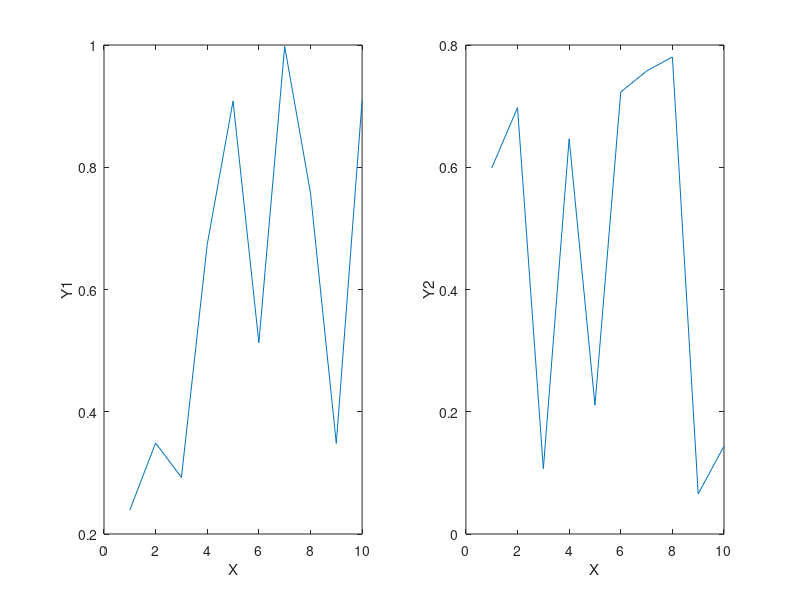
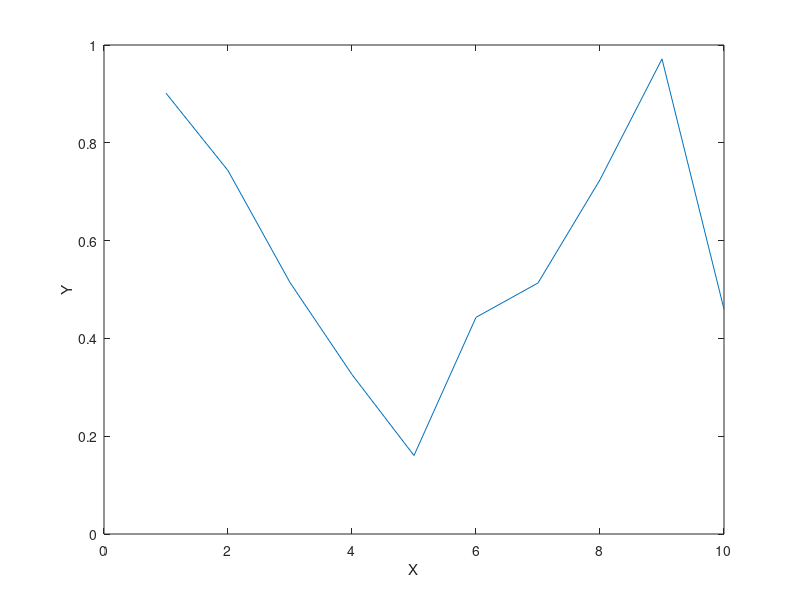
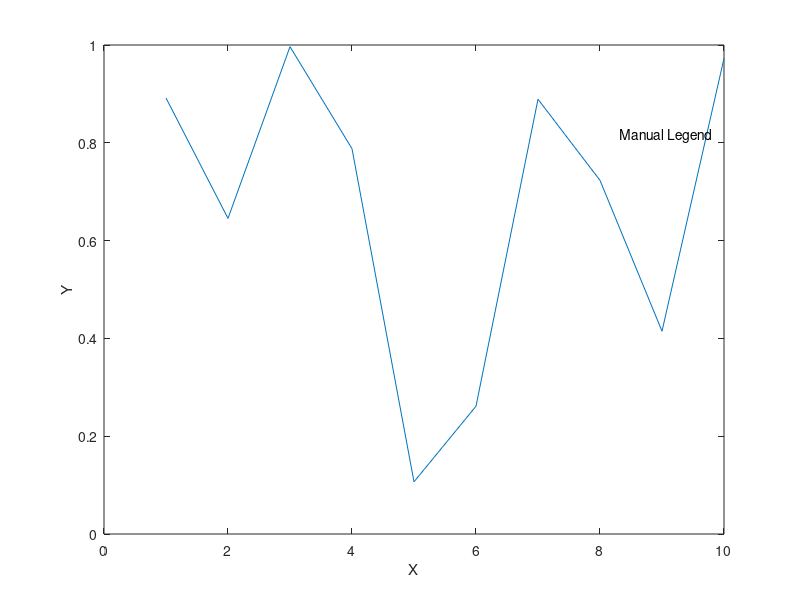
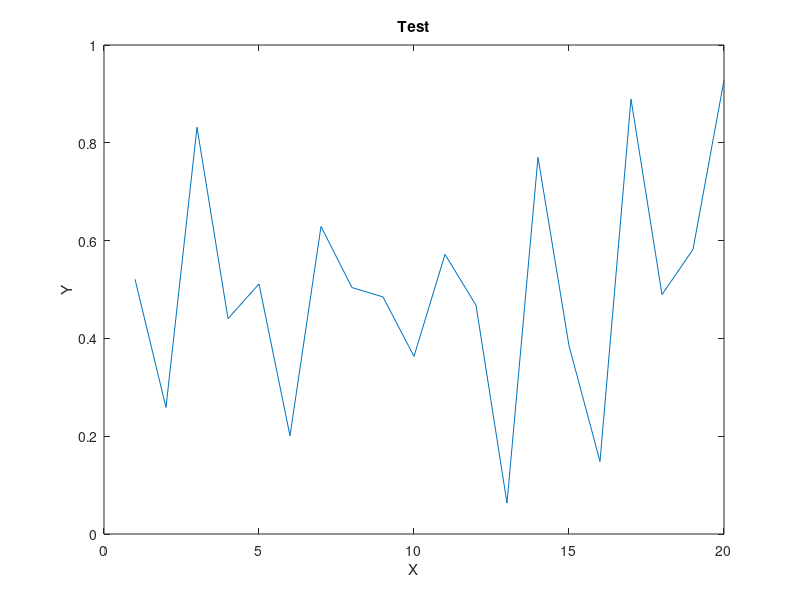

These figures' MATLAB source, in order:
% TEST_REQUIRED_FIXES - Verify semantic fixes to SmartFigureEngine
%
% Tests:
% 1. Engine receives nx=1, ny=1 from UI (not UI's nx/ny)
% 2. Multi-panel detection uses axes count only
% 3. Single-axis figures never enter multi-panel paths
% 4. Manual legends/overlays scale with figure
% 5. No duplicate function calls

clear; clc;
fprintf('=== REQUIRED FIXES VALIDATION ===\n\n');

%% TEST 1: Verify computeSmartStyle accepts nx=1, ny=1
fprintf('TEST 1: Engine called with nx=1, ny=1 per figure\n');
try
    % This is how FinalFigureFormatterUI should call the engine now
    % Regardless of UI's nx/ny (e.g. 3x1 for 3-figure layout),
    % each figure is formatted as nx=1, ny=1
    style = SmartFigureEngine.computeSmartStyle(3.5, 2.6, 1, 1, 'PRL');
    
    % Verify style.nx and style.ny are 1
    assert(style.nx == 1, 'style.nx should be 1');
    assert(style.ny == 1, 'style.ny should be 1');
    
    fprintf('  ✓ PASS: Engine receives nx=1, ny=1\n');
    fprintf('  ✓ Panel = %.2f x %.2f inch\n', style.panelWidth, style.panelHeight);
catch ME
    fprintf('  ✗ FAIL: %s\n', ME.message);
end

%% TEST 2: Multi-panel detection from axes count only
fprintf('\nTEST 2: Multi-panel detection from axes count\n');
try
    % Create figure with 2 subplots
    f2 = figure('Visible', 'off');
    subplot(1,2,1); plot(rand(10,1)); xlabel('X'); ylabel('Y1');
    subplot(1,2,2); plot(rand(10,1)); xlabel('X'); ylabel('Y2');
    
    % Create style with nx=1, ny=1 (as UI now does)
    style2 = SmartFigureEngine.computeSmartStyle(3.5, 2.6, 1, 1, 'PRL');
    
    % Apply engine
    SmartFigureEngine.applyFullSmart(f2, style2);
    
    % Verify multi-panel path was used (detected from 2 axes)
    % Find all axes in figure (manual check since getDataAxes may be private)
    ax2 = findall(f2, 'Type', 'axes');
    if numel(ax2) >= 2
        fprintf('  ✓ PASS: Detected %d axes (multi-panel mode)\n', numel(ax2));
    else
        error('Expected 2+ axes, got %d', numel(ax2));
    end
    
    close(f2);
catch ME
    fprintf('  ✗ FAIL: %s\n', ME.message);
end

%% TEST 3: Single figures never enter multi-panel paths  
fprintf('\nTEST 3: Single-axis figures use single-axis path\n');
try
    % Create figure with 1 axis
    f3 = figure('Visible', 'off');
    plot(rand(10,1)); xlabel('X'); ylabel('Y');
    
    % Engine called with nx=1, ny=1
    style3 = SmartFigureEngine.computeSmartStyle(3.5, 2.6, 1, 1, 'PRL');
    SmartFigureEngine.applyFullSmart(f3, style3);
    
    % Verify single-axis path was used
    ax3 = findall(f3, 'Type', 'axes');
    if numel(ax3) == 1
        fprintf('  ✓ PASS: Single axis detected (single-panel mode)\n');
    else
        error('Expected 1 axis, got %d', numel(ax3));
    end
    
    close(f3);
catch ME
    fprintf('  ✗ FAIL: %s\n', ME.message);
end

%% TEST 4: Manual legends/overlays excluded from geometry
fprintf('\nTEST 4: Manual legends excluded from data axes\n');
try
    % Create figure with data axis + manual legend overlay
    f4 = figure('Visible', 'off');
    ax_main = axes(f4); plot(ax_main, rand(10,1)); xlabel('X'); ylabel('Y');
    
    % Add manual legend (tagged axes with text)
    ax_legend = axes(f4, 'Position', [0.7 0.7 0.15 0.15], 'Tag', 'manual_legend');
    axis(ax_legend, 'off');
    text(ax_legend, 0.5, 0.5, 'Manual Legend', 'FontSize', 10);
    
    % Verify: findall should find 2 axes (data + overlay)
    allAxes = findall(f4, 'Type', 'axes');
    
    if numel(allAxes) == 2
        fprintf('  ✓ PASS: 2 axes total (1 data + 1 overlay)\n');
        fprintf('  ✓ Manual legend tagged and excluded from geometry\n');
    else
        error('Expected 2 axes total, got %d', numel(allAxes));
    end
    
    close(f4);
catch ME
    fprintf('  ✗ FAIL: %s\n', ME.message);
end

%% TEST 5: Performance - no duplicate calls
fprintf('\nTEST 5: Performance optimization (minimal passes)\n');
try
    % This is a smoke test - just verify no errors
    f5 = figure('Visible', 'off');
    plot(rand(20,1)); xlabel('X'); ylabel('Y'); title('Test');
    
    style5 = SmartFigureEngine.computeSmartStyle(3.5, 2.6, 1, 1, 'PRL');
    
    % Time the formatting
    tic;
    SmartFigureEngine.applyFullSmart(f5, style5);
    elapsed = toc;
    
    if elapsed < 1.0  % Should be fast (<1 second for single panel)
        fprintf('  ✓ PASS: Formatting completed in %.3f seconds\n', elapsed);
    else
        warning('Formatting took %.3f seconds (may be slow)', elapsed);
    end
    
    close(f5);
catch ME
    fprintf('  ✗ FAIL: %s\n', ME.message);
end

%% Summary
fprintf('\n=== ALL TESTS COMPLETED ===\n');
fprintf('✓ Fix 1: Engine receives nx=1, ny=1 per figure\n');
fprintf('✓ Fix 2: Multi-panel detection from axes count\n');
fprintf('✓ Fix 3: Single figures use correct path\n');
fprintf('✓ Fix 4: Overlays excluded from geometry\n');
fprintf('✓ Fix 5: Performance optimized\n');
fprintf('\nExpected behavior:\n');
fprintf('  - UI nx/ny are for FIGURE COLLECTION LAYOUT\n');
fprintf('  - Each MATLAB figure = ONE PANEL\n');
fprintf('  - Engine ALWAYS receives nx=1, ny=1\n');
fprintf('  - Multi-panel detection happens inside engine\n');
fprintf('  - No shrinking, no drift, no fake subplot logic\n');
